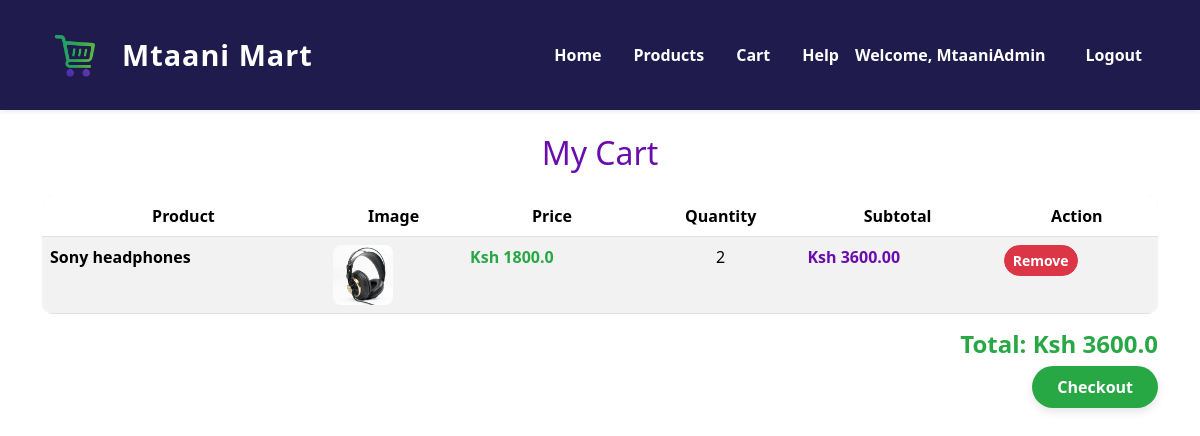
The app's page /cart/ (signed in) with its own data.
### ProductApp/models.py (models this page shows, shortened)
class CartItem(models.Model):
    user = models.ForeignKey(User, on_delete=models.CASCADE)   # 👈 now properly inside the class
    product = models.ForeignKey(Product, on_delete=models.CASCADE)
    quantity = models.PositiveIntegerField(default=1)
    @property
    def subtotal(self):
        return self.product.price * self.quantity

class Product(models.Model):
    name = models.CharField(max_length=100)
    description = models.CharField(max_length=255)
    price = models.FloatField()
    stock = models.IntegerField(null=True, blank=True)
    image = models.ImageField(upload_to='product_images/', null=True, blank=True)
    owner = models.ForeignKey(User, on_delete=models.CASCADE, null=True, blank=True)
    created_at = models.DateField(auto_now_add=True)
    updated_at = models.DateField(auto_now=True)

### ProductApp/views.py (the view)
# urls.py: path("cart/", views.cart, name="cart"),
@login_required(login_url='login')
def cart(request):
    cart_items = CartItem.objects.filter(user=request.user)
    total = sum(item.product.price * item.quantity for item in cart_items)
    return render(request, 'ProductApp/cart.html', {"cart_items": cart_items, "total": total})

### ProductApp/templates/ProductApp/cart.html (shortened to what this page needs)
{% extends "main.html" %}
{% block content%}
<h2 class="text-center my-4" style="color:#6a0dad;">My Cart</h2>
<div class="container">
    {% if cart_items %}
    <table class="table table-striped" style="border-radius:10px; overflow:hidden;">
        <thead style="background-color:#eae8e8; color:#6a0dad; text-align:center;">
    <tr>
        <th>Product</th>
        <th>Image</th>
        <th>Price</th>
        <th>Quantity</th>
        <th>Subtotal</th>
        <th>Action</th>
    </tr>
</thead>
        <tbody>
            {% for item in cart_items %}
            <tr>
                <td style="font-weight:600;">{{ item.product.name }}</td>
                <td>
                    {% if item.product.image %}
                    <img src="{{ item.product.image.url }}" alt="{{ item.product.name }}"
                        style="width:60px; height:60px; object-fit:cover; border-radius:8px;">
                    {% endif %}
                </td>
                <td style="color:#28a745; font-weight:bold;">Ksh {{ item.product.price }}</td>
                <td style="text-align:center;">{{ item.quantity }}</td>
                <td style="color:#6a0dad; font-weight:bold;">
                    Ksh {{ item.subtotal|floatformat:2 }}
                </td>
                <td>
                    <a href="{% url 'remove_from_cart' item.id %}" class="btn btn-danger btn-sm"
                        style="border-radius:20px; font-weight:bold;">
                        Remove
                    </a>
                </td>
            </tr>
            {% endfor %}
        </tbody>
    </table>
    <h4 class="text-end" style="color:#28a745; font-weight:bold;">
        Total: Ksh {{ total }}
    </h4>
    <div class="text-end mt-3">
        <a href="{% url 'checkout' %}" class="text-decoration-none"
            style="background-color:#28a745; color:white; padding:10px 25px; border:none; border-radius:30px; font-weight:bold; box-shadow:0 4px 8px rgba(0,0,0,0.1);">Checkout</a>
    </div>
    {% else %}
    <p class="text-center">Your cart is empty.</p>
    {% endif %}
</div>
{% endblock %}

### templates/navbar.html (shortened to what this page needs)
{% load static %}
<nav class="navbar navbar-expand-lg shadow-sm" style="
    background-color:#201b4d;
    padding: 15px 30px;
">
  <div class="container-fluid">
    <a class="navbar-brand d-flex align-items-center" href="{% url 'home' %}">
      <img src="{% static 'ProductApp/images/logo-1.png' %}" alt="Mtaani Mart Logo"
           style="height:70px; width:auto; margin-right:10px;">
      <span style="font-size:1.8rem; font-weight:700; letter-spacing:1px; color:#fff;">
        Mtaani Mart
      </span>
    </a>
    <div class="collapse navbar-collapse" id="navbarNav">
      <ul class="navbar-nav ms-auto align-items-center">
        <li class="nav-item me-3">
          <a class="nav-link" href="{% url 'home' %}">Home</a>
        </li>
        <li class="nav-item me-3">
          <a class="nav-link" href="{% url 'product_list' %}">Products</a>
        </li>
        <li class="nav-item me-3">
          <a class="nav-link cart-link" href="{% url 'cart' %}">Cart</a>
        </li>
        <li class="nav-item">
          <a class="nav-link" href="{% url 'help' %}">Help</a>
        </li>
      </ul>
    </div>
    <ul class="navbar-nav align-items-center">
      {% if request.user.is_authenticated %}
        <li class="nav-item me-3">
          <span class="nav-link" style="color:#fff;">Welcome, {{ user.username }}</span>
        </li>
        <li class="nav-item">
          <a class="nav-link btn btn-light rounded-5 px-3 py-2" href="{% url 'logout' %}">
            Logout
          </a>
        </li>
      {% else %}
        <li class="nav-item">
          <a class="nav-link btn btn-light rounded-5 px-3 py-2" href="{% url 'login' %}">
            Login
          </a>
        </li>
      {% endif %}
    </ul>
  </div>
</nav>

### templates/navbar.html (style rules this page uses)
.navbar-nav .nav-link { color: #fff !important; font-weight: 600; text-decoration: none; transition: color 0.3s ease; }
.navbar-nav .nav-link.cart-link { color: #fff!important; font-weight: 700; }

### records on screen
CartItem: product.name "Sony headphones", product.image (picture), product.price "1800.0", quantity "2", subtotal "3600.00"

### other values on screen
{{ user.username }} "MtaaniAdmin"
{{ total }} "3600.0"
